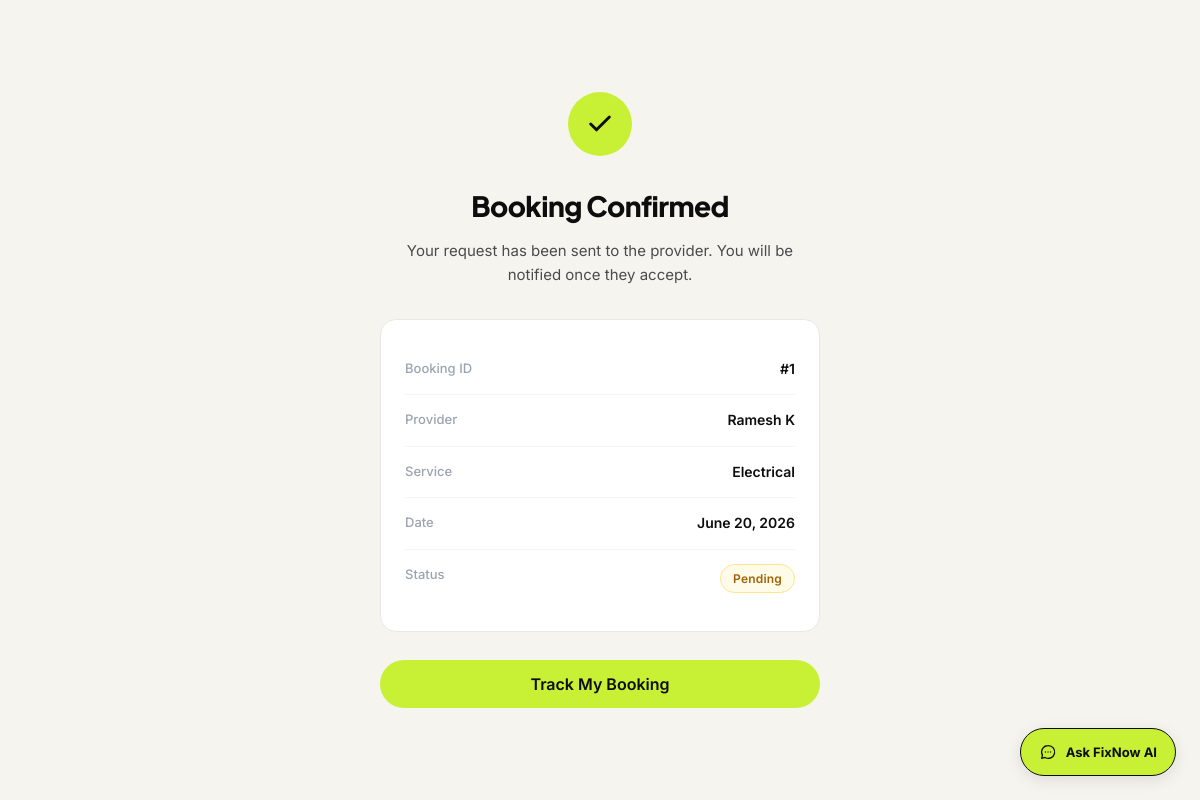
Screenshot of /booking/confirm/1/ (signed in) with the database file from the repository.
### fixnow_app/models.py (models this page shows, shortened)
class Booking(models.Model):
    STATUS_CHOICES = (
        ('pending',     'Pending'),
        ('confirmed',   'Confirmed'),
        ('in_progress', 'In Progress'),
        ('completed',   'Completed'),
        ('rejected',    'Rejected'),
        ('cancelled',   'Cancelled'),
    )
    customer = models.ForeignKey(CustomUser, on_delete=models.CASCADE, related_name='bookings')
    provider = models.ForeignKey(ProviderProfile, on_delete=models.CASCADE, related_name='bookings')
    category = models.ForeignKey(ServiceCategory, on_delete=models.SET_NULL, null=True)
    description = models.TextField()
    scheduled_date = models.DateField()
    scheduled_time = models.TimeField()
    address = models.TextField()
    pincode = models.CharField(max_length=10)
    status = models.CharField(max_length=20, choices=STATUS_CHOICES, default='pending')
    created_at = models.DateTimeField(auto_now_add=True)
    updated_at = models.DateTimeField(auto_now=True)
    class Meta:
        ordering = ['-created_at']

class ProviderProfile(models.Model):
    STATUS_CHOICES = (
        ('pending', 'Pending'),
        ('approved', 'Approved'),
        ('rejected', 'Rejected'),
        ('suspended', 'Suspended'),
    )
    user = models.OneToOneField(CustomUser, on_delete=models.CASCADE, related_name='provider_profile')
    category = models.ForeignKey(ServiceCategory, on_delete=models.SET_NULL, null=True, blank=True, related_name='providers')
    custom_category_request = models.CharField(max_length=200, blank=True, null=True)
    bio = models.TextField(blank=True)
    experience_years = models.IntegerField(default=0)
    profile_photo = models.ImageField(upload_to='provider_photos/', blank=True, null=True)
    id_proof = models.FileField(upload_to='id_proofs/', blank=True, null=True)
    service_pincodes = models.ManyToManyField(ServicePincode, blank=True, related_name='providers')
    is_available = models.BooleanField(default=True)
    avg_rating = models.DecimalField(max_digits=3, decimal_places=2, default=0.00)
    status = models.CharField(max_length=20, choices=STATUS_CHOICES, default='pending')
    created_at = models.DateTimeField(auto_now_add=True)
    updated_at = models.DateTimeField(auto_now=True)

class CustomUser(AbstractUser):
    USER_TYPE_CHOICES = (
        ('customer', 'Customer'),
        ('provider', 'Provider'),
    )
    username = None
    email = models.EmailField(unique=True)
    phone = models.CharField(max_length=20, blank=True, null=True)
    user_type = models.CharField(max_length=20, choices=USER_TYPE_CHOICES, blank=True, null=True)
    created_at = models.DateTimeField(auto_now_add=True)
    updated_at = models.DateTimeField(auto_now=True)
    USERNAME_FIELD = 'email'
    REQUIRED_FIELDS = []
    objects = CustomUserManager()

class ServiceCategory(models.Model):
    name = models.CharField(max_length=100)
    slug = models.SlugField(unique=True)
    icon = models.ImageField(upload_to='category_icons/', blank=True, null=True)
    description = models.TextField(blank=True)
    is_active = models.BooleanField(default=True)
    created_at = models.DateTimeField(auto_now_add=True)
    class Meta:
        verbose_name_plural = 'Service Categories'
        ordering = ['name']

### fixnow_app/views/auth_views.py (the view)
# urls.py: path('booking/confirm/<int:booking_id>/', views.booking_confirm, name='booking_confirm'),
@login_required(login_url='user_login')
def booking_confirm(request, booking_id):
    from ..models import Booking
    booking = get_object_or_404(Booking, id=booking_id, customer=request.user)
    return render(request, 'frontend/booking_confirm.html', {'booking': booking})

### templates/frontend/booking_confirm.html (shortened to what this page needs)
{% load static %}
<!DOCTYPE html>
<html lang="en">
<head>
    <link rel="stylesheet" href="{% static 'css/fixnow.css' %}">
</head>
<body>
<div class="confirm-wrap">
    <div class="confirm-icon">
        <svg viewBox="0 0 24 24"><polyline points="20 6 9 17 4 12"/></svg>
    </div>
    <div class="confirm-title">Booking Confirmed</div>
    <div class="confirm-sub">Your request has been sent to the provider. You will be notified once they accept.</div>
    <div class="confirm-detail">
        <div class="fn-info-row">
            <span class="fn-info-label">Booking ID</span>
            <span class="fn-info-value">#{{ booking.id }}</span>
        </div>
        <div class="fn-info-row">
            <span class="fn-info-label">Provider</span>
            <span class="fn-info-value">{{ booking.provider.user.get_full_name }}</span>
        </div>
        <div class="fn-info-row">
            <span class="fn-info-label">Service</span>
            <span class="fn-info-value">{{ booking.category.name }}</span>
        </div>
        <div class="fn-info-row">
            <span class="fn-info-label">Date</span>
            <span class="fn-info-value">{{ booking.scheduled_date|date:"F d, Y" }}</span>
        </div>
        <div class="fn-info-row">
            <span class="fn-info-label">Status</span>
            <span class="fn-info-value"><span class="fn-badge fn-badge-pending">Pending</span></span>
        </div>
    </div>
    <a href="{% url 'customer_dashboard' %}" class="fn-btn fn-btn-primary fn-btn-full fn-btn-lg">Track My Booking</a>
</div>
{% if request.user.is_authenticated and request.user.user_type == 'customer' %}
    {% include "frontend/ai_chat_widget.html" %}
{% endif %}
</body>
</html>

### static/css/fixnow.css (style rules this page uses)
:root { --fn-bg: #f5f4ef; --fn-bg-card: #ffffff; --fn-border: #e8e8e8; --fn-text-1: #0d0d0d; --fn-text-2: #4b4b4b; --fn-text-3: #9ca3af; --fn-accent: #c8f135; --fn-accent-dark: #a8cc1a; --fn-red: #ef4444; --fn-font-head: 'Plus Jakarta Sans', sans-serif; --fn-font-body: 'Inter', sans-serif; --fn-radius-card: 16px; --fn-radius-btn: 50px; --fn-shadow-card: 0 1px 3px rgba(0,0,0,0.06); --fn-shadow-action: 0 4px 16px rgba(0,0,0,0.10); --fn-max-width: 1100px; --fn-pad-section: 100px; --fn-pad-mobile: 40px; }
*, *::before, *::after { box-sizing: border-box; margin: 0; padding: 0; }
html { scroll-behavior: smooth; }
body { font-family: var(--fn-font-body); background: var(--fn-bg); color: var(--fn-text-1); font-size: 15px; line-height: 1.6; -webkit-font-smoothing: antialiased; }
a { color: inherit; text-decoration: none; }
.fn-btn { display: inline-flex; align-items: center; justify-content: center; gap: 8px; padding: 12px 28px; border-radius: var(--fn-radius-btn); font-family: var(--fn-font-body); font-size: 14px; font-weight: 600; border: none; cursor: pointer; text-decoration: none; transition: all 0.2s; white-space: nowrap; line-height: 1; }
.fn-btn-primary { background: var(--fn-accent); color: var(--fn-text-1); }
.fn-btn-lg { padding: 16px 36px; font-size: 16px; }
.fn-btn-full { width: 100%; }
.fn-badge { display: inline-flex; align-items: center; padding: 4px 12px; border-radius: 20px; font-size: 12px; font-weight: 600; font-family: var(--fn-font-body); letter-spacing: 0.2px; }
.fn-badge-pending { background: #fefce8; color: #a16207; border: 1px solid #fde68a; }
.fn-info-row { display: flex; justify-content: space-between; align-items: flex-start; padding: 14px 0; border-bottom: 1px solid #f3f4f6; gap: 20px; }
.fn-info-row:last-child { border-bottom: none; }
.fn-info-label { font-size: 13px; color: var(--fn-text-3); font-weight: 500; flex-shrink: 0; }
.fn-info-value { font-size: 14px; color: var(--fn-text-1); font-weight: 600; text-align: right; }

### templates/frontend/booking_confirm.html (style rules this page uses)
body { min-height: 100vh; display: flex; flex-direction: column; justify-content: center; align-items: center; padding: 40px 20px; }
.confirm-wrap { width: 100%; max-width: 440px; text-align: center; }
.confirm-icon { width: 64px; height: 64px; background: var(--fn-accent); border-radius: 50%; display: flex; align-items: center; justify-content: center; margin: 0 auto 28px; }
.confirm-icon svg { width: 28px; height: 28px; stroke: var(--fn-text-1); fill: none; stroke-width: 2.5; stroke-linecap: round; stroke-linejoin: round; }
.confirm-title { font-family: var(--fn-font-head); font-size: 28px; font-weight: 800; color: var(--fn-text-1); letter-spacing: -0.02em; margin-bottom: 10px; }
.confirm-sub { font-size: 15px; color: var(--fn-text-2); margin-bottom: 32px; line-height: 1.6; }
.confirm-detail { background: var(--fn-bg-card); border: 1px solid var(--fn-border); border-radius: var(--fn-radius-card); padding: 24px; margin-bottom: 28px; text-align: left; }

### rows the page displays
Booking: id "1", provider.user.get_full_name "Ramesh K", category.name "Electrical", scheduled_date "June 20, 2026"
